Frame 1 (no input): blank canvas, image omitted
Frame 60 (the mouse pressed at the canvas centre just before this capture): blank canvas, image omitted
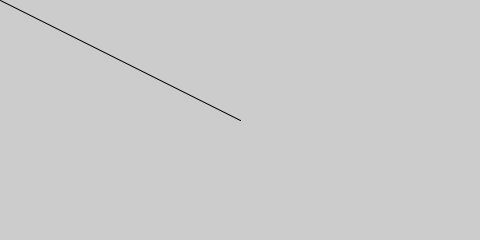
Frame 120 (the mouse held since frame 60 and released just before this capture)

The Processing sketch whose frames 1 and 60 were blank and that drew this single picture after the mouse press (run headless with seeded random() and noise(); from frame 60 on, the mouse is pressed at the canvas centre):

// Processing sketch: processing_91157
// ── processing_91157.pde

void setup(){
  size(480, 240);
  smooth();
}
 
void draw() {
  //draw a line with my mouse while I have button pressed
  if (mousePressed == true){
    line(mouseX,mouseY, pmouseX, pmouseY);
  }
}
  void mouseReleased(){ //change line color
   stroke(random(0,255),random(0,255),random(0,255),120);
  }
